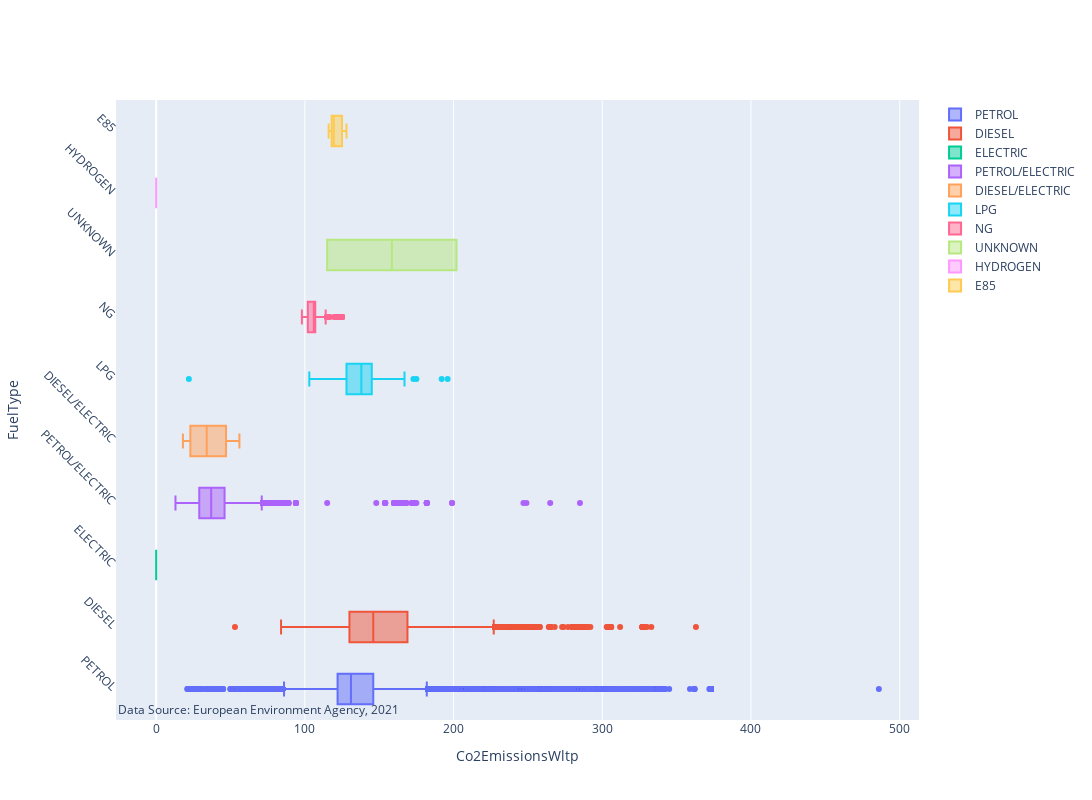

Source (notebook cell):
### Code cell
viz.plot_fueltype_distribution(df)

### Figure 1 — Plotly figure (JSON) as saved in the notebook; plotly's stock layout.template omitted (floating-point values rounded to 4 significant figures; data arrays with more than 128 entries replaced by an {"elided": "..."} marker saying what was removed)
{"data": [{"boxpoints": "outliers", "name": "PETROL", "type": "box", "x": {"elided": "143389 int values"}}, {"boxpoints": "outliers", "name": "DIESEL", "type": "box", "x": {"elided": "39920 int values"}}, {"boxpoints": "outliers", "name": "ELECTRIC", "type": "box", "x": {"elided": "16323 int values"}}, {"boxpoints": "outliers", "name": "PETROL/ELECTRIC", "type": "box", "x": {"elided": "24110 int values"}}, {"boxpoints": "outliers", "name": "DIESEL/ELECTRIC", "type": "box", "x": {"elided": "1240 int values"}}, {"boxpoints": "outliers", "name": "LPG", "type": "box", "x": {"elided": "1012 int values"}}, {"boxpoints": "outliers", "name": "NG", "type": "box", "x": {"elided": "1144 int values"}}, {"boxpoints": "outliers", "name": "UNKNOWN", "type": "box", "x": [115, null, 202]}, {"boxpoints": "outliers", "name": "HYDROGEN", "type": "box", "x": [0, 0]}, {"boxpoints": "outliers", "name": "E85", "type": "box", "x": [127, 128, 127, 118, 118, 122, 123, 118, 119, 119, 120, 116]}], "layout": {"annotations": [{"font": {"size": 12}, "showarrow": false, "text": "Data Source: European Environment Agency, 2021", "x": 0, "xref": "paper", "y": 0, "yref": "paper"}], "autosize": false, "height": 800, "width": 1400, "xaxis": {"title": {"text": "Co2EmissionsWltp"}}, "yaxis": {"tickangle": 45, "title": {"text": "FuelType"}}}}
